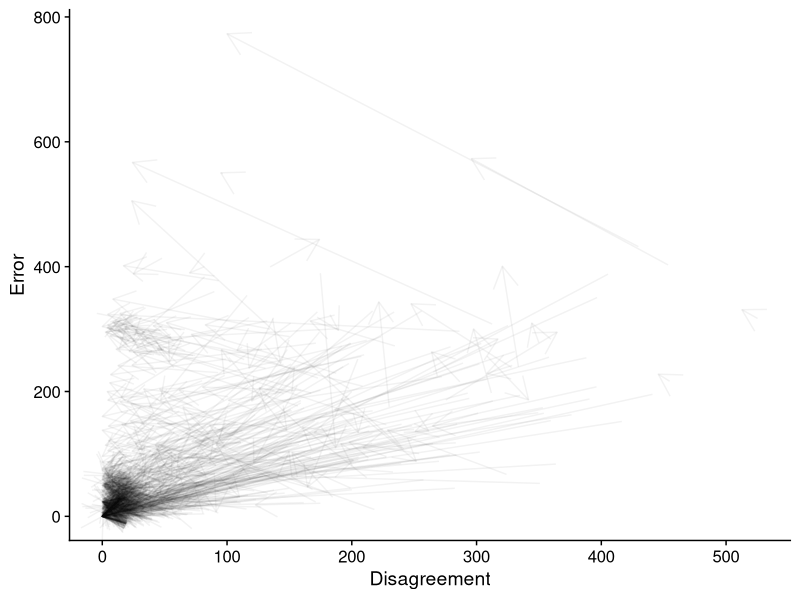
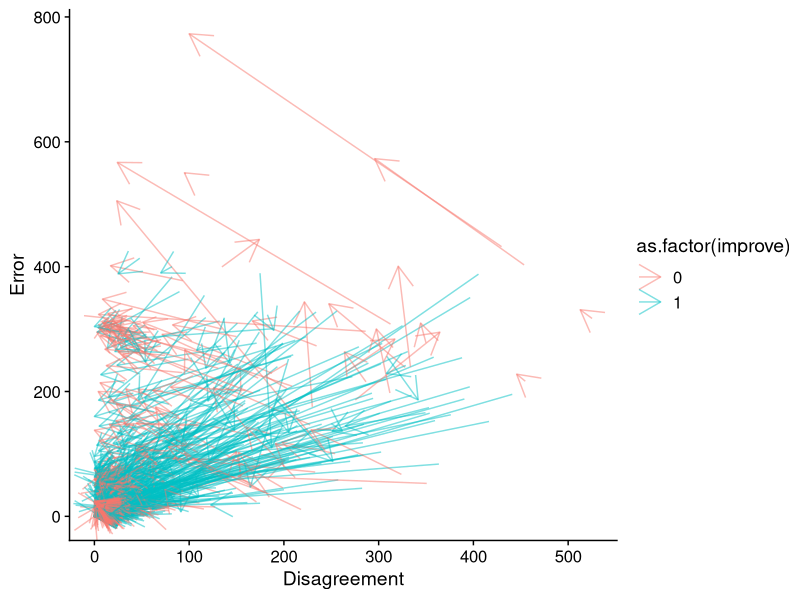
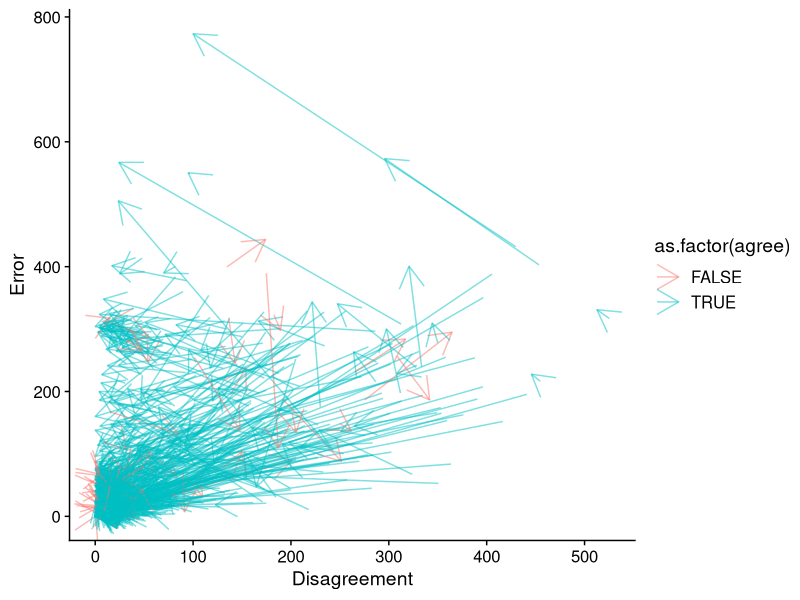
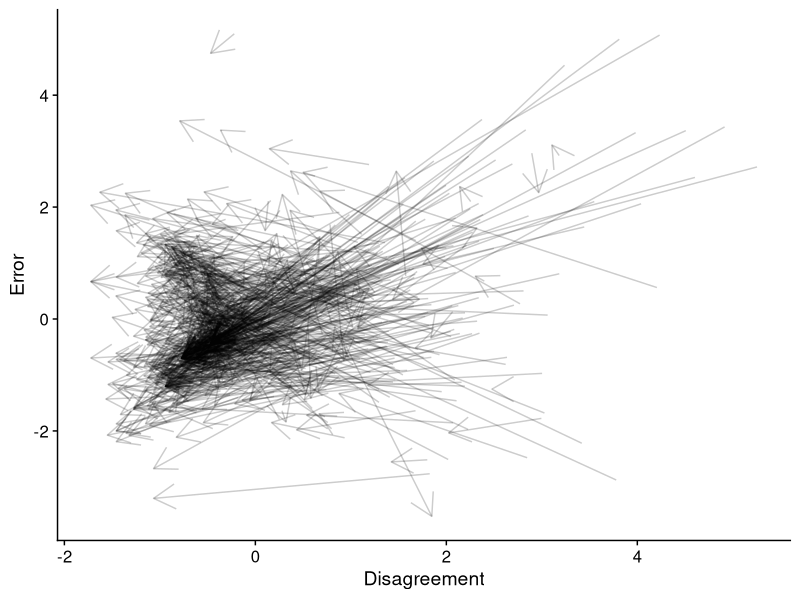
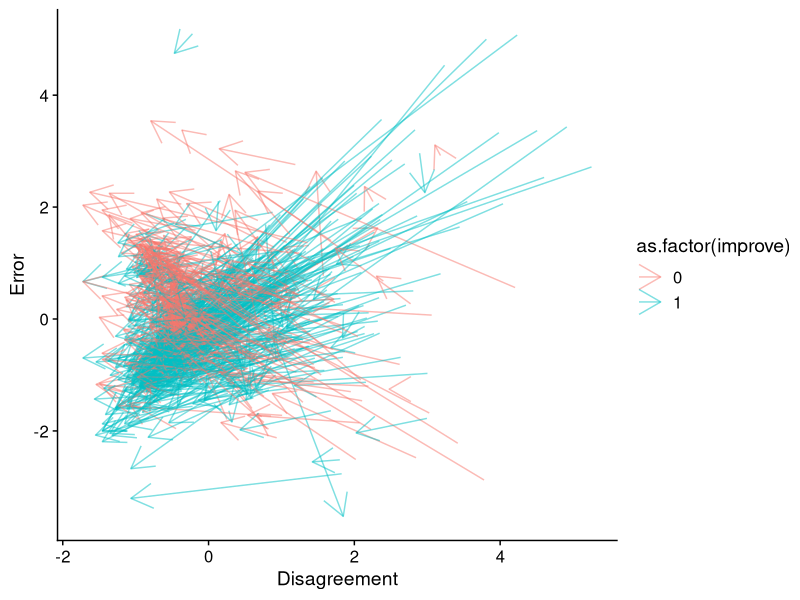
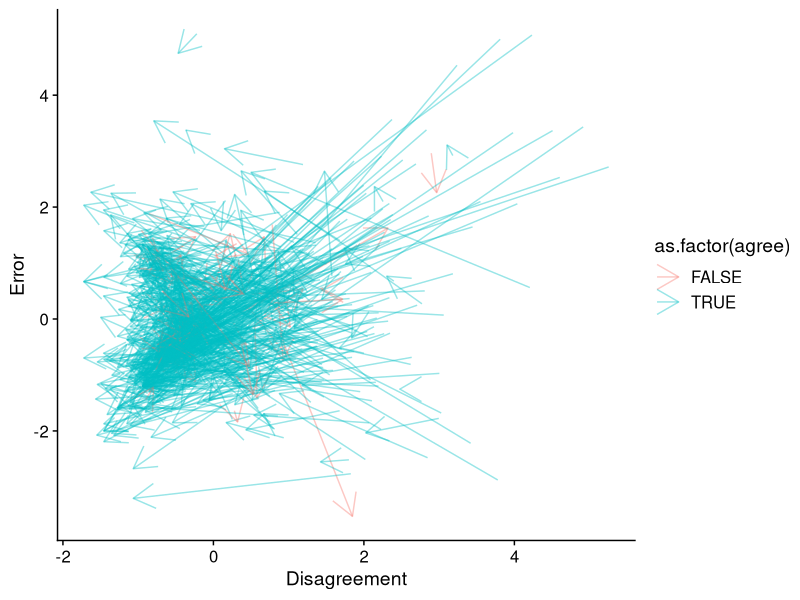

Write the R code that produced these figures, in order.
## ---- chunk 1
setwd("/Users/owo/Desktop/convergence-valence space/")
library("tidyverse")
library("cowplot")
## ---- chunk 2
group_data <- read_csv("data1.csv")
# DATA1 <- read_csv("indS1dates1.csv")
# DATA2 <- read_csv("indS1dates2.csv")
# DATA  <- bind_rows(DATA1, DATA2)
## ---- chunk 3
group_data <- mutate(group_data, agree = sd2 < sd1)

arrow_graph <- ggplot() +
  geom_segment(aes(x = sd1, y = aee1, xend = sd2, yend = aee2), data = group_data, arrow = arrow(), alpha = 0.05) + 
  theme_cowplot() + xlab('Disagreement') + ylab('Error')
arrow_graph # original

arrow_graph_accuracy <- ggplot() +
  geom_segment(aes(x = sd1, y = aee1, xend = sd2, yend = aee2, colour = as.factor(improve)), data = group_data, arrow = arrow(), alpha = 0.5) + 
  theme_cowplot() + xlab('Disagreement') + ylab('Error')
arrow_graph_accuracy # original

arrow_graph_agree <- ggplot() +
  geom_segment(aes(x = sd1, y = aee1, xend = sd2, yend = aee2, colour = as.factor(agree)), data = group_data, arrow = arrow(), alpha = 0.5) + 
  theme_cowplot() + xlab('Disagreement') + ylab('Error')
arrow_graph_agree # original
## ---- chunk 4
group_data_n <- group_data %>% 
  pivot_longer(cols = 8:9,   names_to ="acc_time", values_to = "acc_val") %>% 
  pivot_longer(cols = 12:13, names_to ="agr_time", values_to = "agr_val") %>% 
  group_by(qcode) %>% 
  mutate(acc_val = scale(acc_val), agr_val = scale(agr_val)) %>% 
  pivot_wider(names_from = "acc_time", values_from = "acc_val") %>% 
  pivot_wider(names_from = "agr_time", values_from = "agr_val")

arrow_graph_n <- ggplot() +
  geom_segment(aes(x = sd1, y = aee1, xend = sd2, yend = aee2), data = group_data_n, arrow = arrow(), alpha = 0.2) + 
  theme_cowplot() + xlab('Disagreement') + ylab('Error')
arrow_graph_n # original

arrow_graph_accuracy_n <- ggplot() +
  geom_segment(aes(x = sd1, y = aee1, xend = sd2, yend = aee2, colour = as.factor(improve)), data = group_data_n, arrow = arrow(), alpha = 0.5) + 
  theme_cowplot() + xlab('Disagreement') + ylab('Error')
arrow_graph_accuracy_n # original

arrow_graph_agree_n <- ggplot() +
  geom_segment(aes(x = sd1, y = aee1, xend = sd2, yend = aee2, colour = as.factor(agree)), data = group_data_n, arrow = arrow(), alpha = 0.4) + 
  theme_cowplot() + xlab('Disagreement') + ylab('Error')
arrow_graph_agree_n # original
## ---- chunk 5
I_Mer <- plot_grid(arrow_graph, arrow_graph_accuracy, arrow_graph_agree, arrow_graph_n, arrow_graph_accuracy_n, arrow_graph_agree_n, labels = "AUTO")
save_plot('figure_11Oct.png',I_Mer, ncol = 3, base_height = 5, base_asp = 1)
